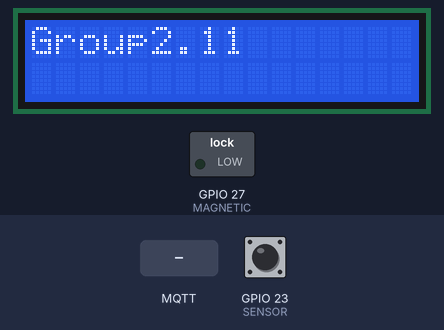
Recording of a sketch running on a simulated ESP32. Shown: 16×2 character LCD, switched loads named in the sketch (green lamp = pin HIGH). The test bench sets the inputs (shaded band); at power-on: GPIO 23 (SENSOR) HIGH. WiFi joins after 1.5 s; servers stay silent unless stated; no MQTT or app messages arrive unless stated; what the sketch prints to the serial monitor is not drawn.

Above: at 3.3 s.
3.4 s: MQTT message "pushButton" arrives on the first subscribed topic
At 4.6 s:
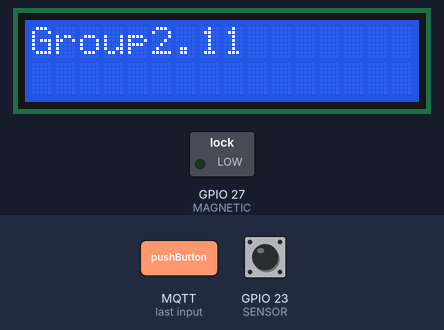
5.0 s: MQTT message "1" arrives on the first subscribed topic
6.5 s: MQTT message "on" arrives on the first subscribed topic
8.0 s: GPIO 23 (SENSOR) pulsed LOW 5 times (0.12 s each, 0.3 s apart)
At 9.9 s:
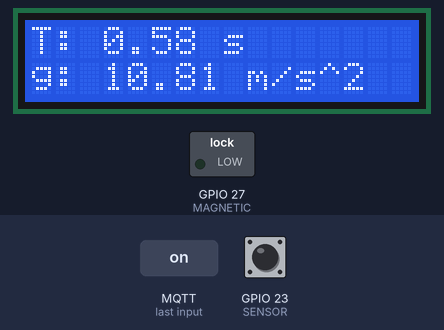
Timing chart, 0 to 11.4 s (numbered marks = the images above; inputs shaded):
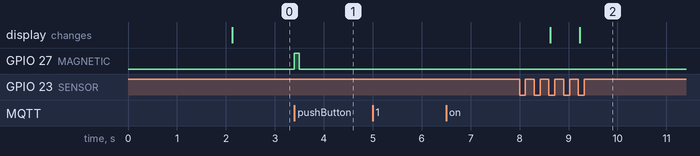

The sketch:

Pendulum.ino
```cpp
#include <WiFi.h>
#include <MQTT.h>
#include <cstdio>
#include <LCD_I2C.h>
LCD_I2C lcd(0x27, 16, 2);

#define BUTTON 34
#define SENSOR 23
#define MAGNETIC 27

float previousTimer = 0.000f;
float timer[2] = {0.000f};
int count = 0;
bool statusSensor = false;
bool firstTime = true;
bool buttonPressed = false;
char messageT[75];
bool check = false;

const char ssid[] = "@JumboPlusIoT";
const char pass[] = "ueakengmak";

const char mqtt_broker[]="test.mosquitto.org";
const char mqtt_topic[]="PROJ/2.11";
const char mqtt_client_id[]="arduino_group_2.11";
int MQTT_PORT=1883;

WiFiClient net;
MQTTClient client;

void connect() {
  Serial.print("checking wifi...");
  while (WiFi.status() != WL_CONNECTED) {
    Serial.print(".");
    delay(1000);
  }

  Serial.print("\nconnecting...");
  while (!client.connect(mqtt_client_id)) {
    Serial.print(".");
    delay(1000);
  }

  Serial.println("\nconnected!");

  client.subscribe(mqtt_topic);
  // client.unsubscribe("/hello");
}

void messageReceived(String &topic, String &payload) {
  Serial.println("incoming: " + topic + " - " + payload);
  if(payload == "pushButton"){
    digitalWrite(MAGNETIC, HIGH);
    delay(100);
    digitalWrite(MAGNETIC, LOW);
  }
  // Note: Do not use the client in the callback to publish, subscribe or
  // unsubscribe as it may cause deadlocks when other things arrive while
  // sending and receiving acknowledgments. Instead, change a global variable,
  // or push to a queue and handle it in the loop after calling client.loop().
}

void setup() {
  // ปุ่มปล่อยแม่เหล็ก
  pinMode(BUTTON, INPUT);
  // sensor ตรวจจับ
  pinMode(SENSOR, INPUT);
  // แม่เหล็ก
  pinMode(MAGNETIC, OUTPUT);
  digitalWrite(MAGNETIC, LOW);
  WiFi.begin(ssid, pass);
  Serial.begin(9600);
  client.begin(mqtt_broker, MQTT_PORT, net);
  client.onMessage(messageReceived);

  connect();
  lcd.begin();
  lcd.backlight();

  lcd.print("Group2.11");
}

void loop() {
  client.loop();
  if (!client.connected()) {
    connect();
  }

  // กดปุ่มปล่อยแม่เหล็ก
  // if (digitalRead(BUTTON) == LOW && !buttonPressed) {
  //   buttonPressed = true;
  //   digitalWrite(MAGNETIC, LOW);
  //   client.publish(mqtt_topic, "button has been push");
  // }
  // if (digitalRead(BUTTON) == HIGH && buttonPressed) {
  //   buttonPressed = false;
  //   digitalWrite(MAGNETIC, HIGH);
  // }

  // จับเวลาและหยุดจับเวลา
  if(digitalRead(SENSOR) == 0 && !statusSensor){
    if (firstTime) {
      firstTime = false;
    } else {
      timer[count] = millis() - timer[count]; // หยุดจับเวลา
      count++;
      if (count == 2) {
        count = 0;
        // ตรวจสอบค่า timer
        bool validData = true;
        for (int i = 0; i < 2; i++) {
          if (timer[i] < 200.000f) {
            validData = false;
            break;
          }
        }
        if (validData) {
          // คำนวณค่า timer เฉลี่ย
          float averageTimer = 0.000f;
          for (int i = 0; i < 2; i++) {
            averageTimer += timer[i];
          }
          averageTimer /= 2.000f;
          // คำนวณค่า g เฉลี่ย
          double g = 0.0;
          double T = 0.0;
          double W = 0.0;
          for (int i = 0; i < 2; i++) {
            g += 4 * PI * PI * (0.09 / ((timer[i] / 500.0) * (timer[i] / 500.0)));
          }
          g /= 2.0;
          W = sqrt(g/0.09);
          lcd.setCursor(0, 1);
          // แสดงผลลัพธ์
          if( g > 8.5){
            // Serial.print("Average Time: ");
            // Serial.println(averageTimer);
            lcd.clear();
            lcd.print("T: ");
            lcd.print(averageTimer/500.000);
            lcd.print(" s");
            lcd.setCursor(0, 2);
            lcd.print("g: ");
            lcd.print(g);
            lcd.print(" m/s^2");

            Serial.println();
            Serial.print("T: ");
            Serial.print(averageTimer/500.000);
            Serial.println(" s");
            Serial.print("g: ");
            Serial.print(g);
            Serial.println(" m/s^2");
            Serial.print("w: ");
            Serial.print(W);
            Serial.println(" rad/s");
            sprintf(messageT, "T: %.3f s __ g: %.2f m/s^2 __ w: %.2f rad/s", averageTimer/500.0 , g, W);
            client.publish(mqtt_topic, messageT);
          }
        }
      }
    }
    timer[count] = millis(); // เริ่มจับเวลา
    statusSensor = true;
  }
  if(digitalRead(SENSOR) == 1 && statusSensor){
    statusSensor = false;
  }
}
```

Measured:
- after the input at 3.4 s, GPIO 27 (MAGNETIC): LOW → HIGH at once, → LOW 0.10 s later
- after the input at 5.0 s, every drawn part: stays the same
- after the input at 6.5 s, every drawn part: stays the same
- after the input at 8.0 s, the display: first changes after 0.63 s (image 2 shows a later state)
